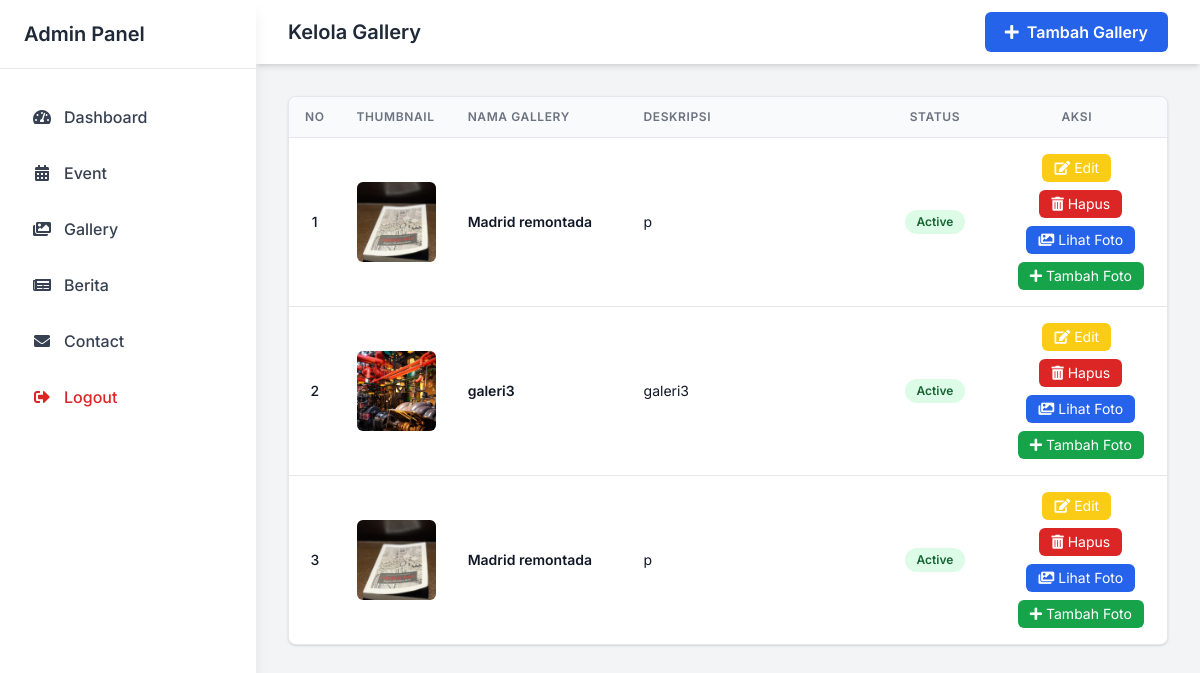
/admin/gallery/index.php (signed in), run on the app's committed database.
### tables this page shows
CREATE TABLE `galeri_folder` (
  `id` int(11) NOT NULL,
  `nama_folder` varchar(255) NOT NULL,
  `deskripsi` text DEFAULT NULL,
  `thumbnail` varchar(255) DEFAULT NULL,
  `status` enum('active','inactive') NOT NULL DEFAULT 'active',
  `created_at` timestamp NOT NULL DEFAULT current_timestamp()
);

### admin/gallery/index.php (the view, shortened to what this page needs)
<?php
$root_path = dirname(dirname(dirname(__FILE__)));
include $root_path . '/config/db.php';
?>
<!DOCTYPE html>
<html lang="en">
 <head>
  <script src="https://cdn.tailwindcss.com"></script>
  <link
   href="https://cdnjs.cloudflare.com/ajax/libs/font-awesome/5.15.3/css/all.min.css"
   rel="stylesheet"
  />
 </head>
 <body class="bg-gray-100 min-h-screen flex flex-col">
  <?php include_once '../sidebar.php'; ?>
  <header class="bg-white shadow-md ml-64">
   <div
    class="max-w-7xl mx-auto px-4 sm:px-6 lg:px-8 flex items-center justify-between h-16"
   >
    <div class="flex items-center space-x-3">
     <h1 class="text-xl font-semibold text-gray-800">Kelola Gallery</h1>
    </div>
    <a href="tambah.php" role="button" class="inline-flex items-center px-5 py-2 bg-blue-600 text-white font-semibold rounded-md hover:bg-blue-700 focus:outline-none focus:ring-2 focus:ring-blue-500 focus:ring-offset-1 transition" id="btnTambahGallery">
     <i class="fas fa-plus mr-2"></i>Tambah Gallery
    </a>
   </div>
  </header>
  <main class="flex-grow max-w-7xl mx-auto p-4 sm:p-6 lg:p-8 ml-64">
   <div
    class="table-container overflow-x-auto bg-white rounded-lg shadow border border-gray-200"
   >
    <table class="min-w-full divide-y divide-gray-200 table-fixed">
     <thead class="bg-gray-50">
      <tr>
       <th
        class="w-12 px-4 py-3 text-left text-xs font-semibold text-gray-500 uppercase tracking-wider"
        scope="col"
       >
        No
       </th>
       <th
        class="w-28 px-4 py-3 text-left text-xs font-semibold text-gray-500 uppercase tracking-wider"
        scope="col"
       >
        Thumbnail
       </th>
       <th
        class="w-48 px-4 py-3 text-left text-xs font-semibold text-gray-500 uppercase tracking-wider"
        scope="col"
       >
        Nama Gallery
       </th>
       <th
        class="w-96 px-4 py-3 text-left text-xs font-semibold text-gray-500 uppercase tracking-wider"
        scope="col"
       >
        Deskripsi
       </th>
       <th
        class="w-28 px-4 py-3 text-center text-xs font-semibold text-gray-500 uppercase tracking-wider"
        scope="col"
       >
        Status
       </th>
       <th
        class="w-48 px-4 py-3 text-center text-xs font-semibold text-gray-500 uppercase tracking-wider"
        scope="col"
       >
        Aksi
       </th>
      </tr>
     </thead>
      <tbody class="bg-white divide-y divide-gray-200" id="galleryTableBody">
       <?php
       $no = 1;
       $query = mysqli_query($conn, "SELECT * FROM galeri_folder ORDER BY created_at DESC");
       while ($row = mysqli_fetch_assoc($query)) {
       ?>
       <tr class="hover:bg-gray-50 transition" data-id="<?php echo $row['id']; ?>">
        <td
         class="px-4 py-4 whitespace-nowrap text-sm text-gray-900 font-medium text-center"
        >
         <?php echo $no++; ?>
        </td>
        <td class="px-4 py-4 whitespace-nowrap text-sm text-gray-900">
         <?php if (!empty($row['thumbnail'])): ?>
          <img
           alt="Thumbnail for gallery <?php echo htmlspecialchars($row['nama_folder']); ?>"
           src="<?php echo '../../img/gallery_img/' . htmlspecialchars($row['thumbnail']); ?>"
           class="w-20 h-20 object-cover rounded-md"
          />
         <?php else: ?>
          <div class="w-20 h-20 bg-gray-100 rounded-md flex items-center justify-center text-gray-400 text-xs font-semibold select-none">
           No thumbnail
          </div>
         <?php endif; ?>
        </td>
        <td class="px-4 py-4 whitespace-nowrap text-sm text-gray-900 font-semibold">
         <?php echo htmlspecialchars($row['nama_folder']); ?>
        </td>
        <td class="px-4 py-4 whitespace-nowrap text-sm text-gray-900 break-words max-w-xs">
         <?php echo nl2br(htmlspecialchars($row['deskripsi'] ?? '')); ?>
        </td>
        <td class="px-4 py-4 whitespace-nowrap text-sm text-center">
         <?php if ($row['status'] === 'active'): ?>
          <a href="toggle_status.php?gallery_id=<?php echo $row['id']; ?>" class="inline-flex items-center px-3 py-1 text-xs font-semibold rounded-full bg-green-100 text-green-800 hover:bg-green-200" aria-label="Deactivate gallery <?php echo htmlspecialchars($row['nama_folder']); ?>">
           Active
          </a>
         <?php else: ?>
          <a href="toggle_status.php?gallery_id=<?php echo $row['id']; ?>" class="inline-flex items-center px-3 py-1 text-xs font-semibold rounded-full bg-gray-200 text-gray-700 hover:bg-gray-300" aria-label="Activate gallery <?php echo htmlspecialchars($row['nama_folder']); ?>">
           Inactive
          </a>
         <?php endif; ?>
        </td>
        <td
         class="px-4 py-4 whitespace-nowrap text-sm text-center space-x-2 flex flex-wrap justify-center gap-2"
        >
         <a
          href="edit.php?id=<?php echo $row['id']; ?>"
          aria-label="Edit folder <?php echo htmlspecialchars($row['nama_folder']); ?>"
          class="inline-flex items-center px-3 py-1 bg-yellow-400 text-white rounded-md hover:bg-yellow-500 focus:outline-none focus:ring-2 focus:ring-yellow-400 focus:ring-offset-1 transition"
         >
          <i class="fas fa-edit mr-1"></i>Edit
         </a>
         <a
          href="hapus.php?id=<?php echo $row['id']; ?>"
          onclick="return confirm('Yakin mau hapus?')"
          aria-label="Hapus folder <?php echo htmlspecialchars($row['nama_folder']); ?>"
          class="inline-flex items-center px-3 py-1 bg-red-600 text-white rounded-md hover:bg-red-700 focus:outline-none focus:ring-2 focus:ring-red-600 focus:ring-offset-1 transition"
         >
          <i class="fas fa-trash-alt mr-1"></i>Hapus
         </a>
         <a
          href="../gallery_foto/index.php?folder_id=<?php echo $row['id']; ?>"
          aria-label="Lihat foto folder <?php echo htmlspecialchars($row['nama_folder']); ?>"
          class="inline-flex items-center px-3 py-1 bg-blue-600 text-white rounded-md hover:bg-blue-700 focus:outline-none focus:ring-2 focus:ring-blue-600 focus:ring-offset-1 transition"
         >
          <i class="fas fa-images mr-1"></i>Lihat Foto
         </a>
         <a
          href="../gallery_foto/tambah.php?folder_id=<?php echo $row['id']; ?>"
          aria-label="Tambah foto folder <?php echo htmlspecialchars($row['nama_folder']); ?>"
          class="inline-flex items-center px-3 py-1 bg-green-600 text-white rounded-md hover:bg-green-700 focus:outline-none focus:ring-2 focus:ring-green-600 focus:ring-offset-1 transition"
         >
          <i class="fas fa-plus mr-1"></i>Tambah Foto
         </a>
        </td>
       </tr>
       <?php
       }
       ?>
      </tbody>
    </table>
   </div>
  </main>
 </body>
</html>

### admin/gallery/index.php (style rules this page uses)
body { font-family: "Inter", sans-serif; }

### data on the page
galeri_folder: thumbnail (picture), nama_folder "Madrid remontada", deskripsi "p"
galeri_folder: thumbnail (picture), nama_folder "galeri3", deskripsi "galeri3"
galeri_folder: thumbnail (picture), nama_folder "Madrid remontada", deskripsi "p"
